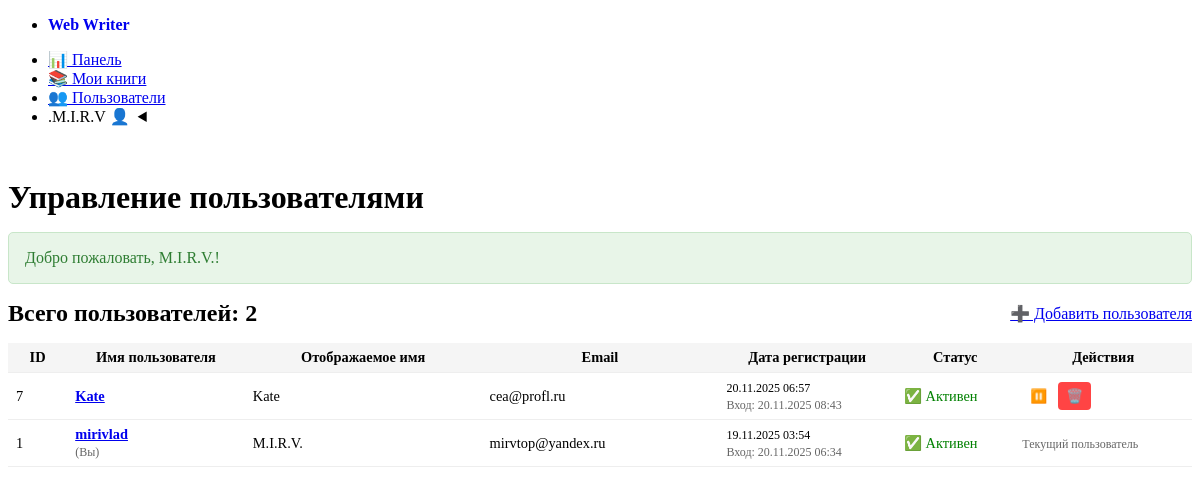
The page /admin/users.php (signed in) on the database its author committed.
### tables this page shows
CREATE TABLE `users` (
  `id` int(11) NOT NULL AUTO_INCREMENT,
  `username` varchar(255) NOT NULL,
  `display_name` varchar(255) DEFAULT NULL,
  `password_hash` varchar(255) NOT NULL,
  `email` varchar(255) DEFAULT NULL,
  `created_at` timestamp NOT NULL DEFAULT current_timestamp(),
  `last_login` timestamp NULL DEFAULT NULL,
  `is_active` tinyint(1) DEFAULT 0,
  PRIMARY KEY (`id`),
  UNIQUE KEY `username` (`username`)
);

### includes/functions.php (called while the page is built, shortened)
<?php
function e($string) {
    return htmlspecialchars($string, ENT_QUOTES, 'UTF-8');
}
?>

### config/config.php (called while the page is built, shortened)
<?php
require_once __DIR__ . '/../includes/functions.php';
spl_autoload_register(function ($class_name) {
    $model_file = __DIR__ . '/../models/' . $class_name . '.php';
});
?>

### models/User.php (called while the page is built, shortened)
<?php
class User {
    private $pdo;
    public function __construct($pdo) {
        $this->pdo = $pdo;
    }
    public function findAll() {
        $stmt = $this->pdo->prepare("SELECT id, username, display_name, email, created_at, last_login, is_active FROM users ORDER BY created_at DESC");
        $stmt->execute();
        return $stmt->fetchAll(PDO::FETCH_ASSOC);
    }
}
?>

### admin/users.php (the view, shortened to what this page needs)
<?php
require_once '../config/config.php';
$userModel = new User($pdo);
$users = $userModel->findAll();
include '../views/header.php';
?>
<div class="container">
    <h1>Управление пользователями</h1>
    <?php if (isset($_SESSION['success'])): ?>
        <div class="alert alert-success">
            <?= e($_SESSION['success']) ?>
        </div>
    <?php endif; ?>
    <div style="display: flex; justify-content: space-between; align-items: center; margin-bottom: 1rem;">
        <h2 style="margin: 0;">Всего пользователей: <?= count($users) ?></h2>
        <a href="../register.php" role="button">➕ Добавить пользователя</a>
    </div>
    <?php if (empty($users)): ?>
        <article style="text-align: center; padding: 2rem;">
            <h3>Пользователи не найдены</h3>
            <p>Зарегистрируйте первого пользователя</p>
            <a href="../register.php" role="button">📝 Добавить пользователя</a>
        </article>
    <?php else: ?>
        <div style="overflow-x: auto;">
            <table class="compact-table">
                <thead>
                    <tr>
                        <th style="width: 5%;">ID</th>
                        <th style="width: 15%;">Имя пользователя</th>
                        <th style="width: 20%;">Отображаемое имя</th>
                        <th style="width: 20%;">Email</th>
                        <th style="width: 15%;">Дата регистрации</th>
                        <th style="width: 10%;">Статус</th>
                        <th style="width: 15%;">Действия</th>
                    </tr>
                </thead>
                <tbody>
                    <?php foreach ($users as $user): ?>
                    <tr>
                        <td><?= $user['id'] ?></td>
                        <td>
                            <strong><a href="/author.php?id=<?= $user['id'] ?>"><?= e($user['username']) ?></a></strong>
                            <?php if ($user['id'] == $_SESSION['user_id']): ?>
                                <br><small style="color: #666;">(Вы)</small>
                            <?php endif; ?>
                        </td>
                        <td><?= e($user['display_name']) ?></td>
                        <td><?= e($user['email']) ?></td>
                        <td>
                            <small><?= date('d.m.Y H:i', strtotime($user['created_at'])) ?></small>
                            <?php if ($user['last_login']): ?>
                                <br><small style="color: #666;">Вход: <?= date('d.m.Y H:i', strtotime($user['last_login'])) ?></small>
                            <?php endif; ?>
                        </td>
                        <td>
                            <span style="color: <?= $user['is_active'] ? 'green' : 'red' ?>">
                                <?= $user['is_active'] ? '✅ Активен' : '❌ Неактивен' ?>
                            </span>
                        </td>
                        <td>
                            <?php if ($user['id'] != $_SESSION['user_id']): ?>
                            <div style="display: flex; gap: 3px; flex-wrap: wrap;">
                                <form method="post" style="display: inline;">
                                    <button type="submit" class="compact-button secondary" title="<?= $user['is_active'] ? 'Деактивировать' : 'Активировать' ?>">
                                        <?= $user['is_active'] ? '⏸️' : '▶️' ?>
                                    </button>
                                </form>
                                <form method="post" style="display: inline;" onsubmit="return confirm('Вы уверены, что хотите удалить пользователя «<?= e($user['username']) ?>»? Все его книги и главы также будут удалены.');">
                                    <button type="submit" class="compact-button secondary" style="background: #ff4444; border-color: #ff4444; color: white;" title="Удалить">
                                        🗑️
                                    </button>
                                </form>
                            </div>
                            <?php else: ?>
                                <small style="color: #666;">Текущий пользователь</small>
                            <?php endif; ?>
                        </td>
                    </tr>
                    <?php endforeach; ?>
                </tbody>
            </table>
        </div>
    <?php endif; ?>
</div>
<?php include '../views/footer.php'; ?>

### assets/css/style.css (style rules this page uses)
h1, h2, h3, h4, h5, h6 { margin-bottom: 1rem; }
.alert { padding: 1rem; margin: 1rem 0; border-radius: 5px; }
.alert-success { background: #e8f5e8; color: #2e7d32; border: 1px solid #c8e6c9; }
.compact-button { padding: 3px 8px !important; font-size: 0.85rem; text-decoration: none; display: inline-flex !important; align-items: center; justify-content: center; border: 1px solid var(--secondary); border-radius: 4px; background: var(--secondary); color: var(--secondary-inverse); cursor: pointer; height: 28px !important; box-sizing: border-box; line-height: 1 !important; vertical-align: middle; }
.compact-table { width: 100%; font-size: 0.9rem; border-collapse: collapse; }
.compact-table th, .compact-table td { padding: 6px 8px; border-bottom: 1px solid #eee; }
.compact-table th { background: #f5f5f5; font-weight: bold; }

### rows shown on the page
users: id "7", username "Kate", display_name "Kate", email "cea@profl.ru", created_at "20.11.2025 06:57", last_login "20.11.2025 08:43", is_active "✅ Активен"
users: id "1", username "mirivlad", shows "(Вы)", display_name "M.I.R.V.", email "mirvtop@yandex.ru", created_at "19.11.2025 03:54", last_login "20.11.2025 06:34", is_active "✅ Активен", shows "Текущий пользователь"

### other values the page prints
APP_NAME "Web Writer"
$_SESSION['display_name'] "M.I.R.V."
$_SESSION['success'] "Добро пожаловать, M.I.R.V.!"
count($users) "2"
